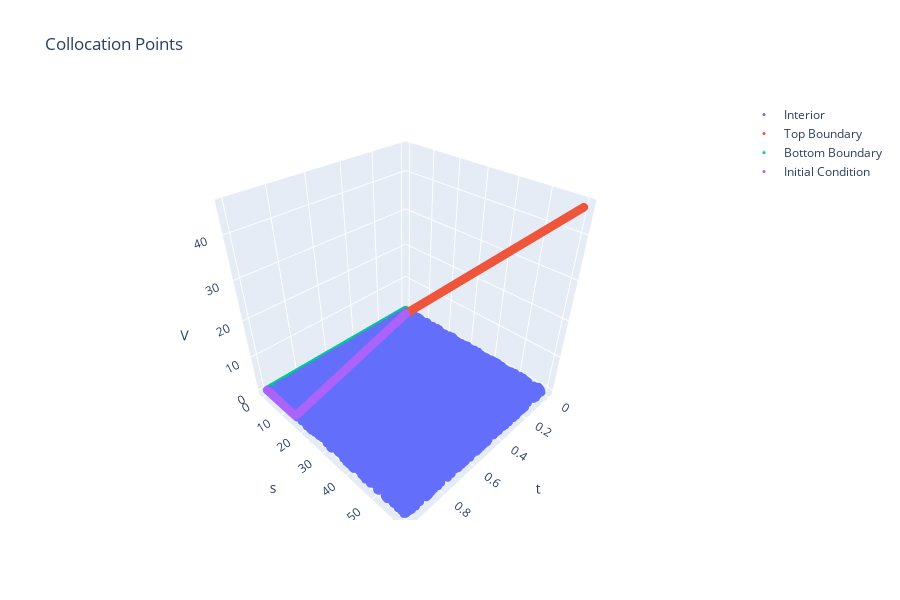

Write notebook code for a chart like this one.
### Markdown cell above
Visually, this is how our domain looks like:

### Code cell
scatter = go.Scatter3d(
    x=inner_samples[0],
    y=inner_samples[1],
    z=inner_samples[3],
    mode='markers',
    marker=dict(
        size=3,
    ),
    name='Interior'
)

scatter2 = go.Scatter3d(
    x=top_samples[0],
    y=top_samples[1],
    z=top_samples[3],
    mode='markers',
    marker=dict(
        size=3,
    ),
    name='Top Boundary'
)

scatter3 = go.Scatter3d(
    x=bottom_samples[0],
    y=bottom_samples[1],
    z=bottom_samples[3],
    mode='markers',
    marker=dict(
        size=3,
    ),
    name='Bottom Boundary'
)

scatter4 = go.Scatter3d(
    x=initial_samples[0],
    y=initial_samples[1],
    z=initial_samples[3],
    mode='markers',
    marker=dict(
        size=3,
    ),
    name='Initial Condition'
)

fig = go.Figure(data=[scatter, scatter2, scatter3, scatter4])
fig.update_layout(
    title='Collocation Points',
    scene=dict(xaxis_title='t', yaxis_title='s', zaxis_title='V'),
    autosize=True,
    height=600,
)
fig.show()

### Figure 1 — Plotly figure (JSON) as saved in the notebook; plotly's stock layout.template omitted (floating-point values rounded to 4 significant figures; data arrays with more than 128 entries replaced by an {"elided": "..."} marker saying what was removed)
{"data": [{"marker": {"size": 3}, "mode": "markers", "name": "Interior", "type": "scatter3d", "x": {"elided": "10000 float values"}, "y": {"elided": "10000 float values"}, "z": {"elided": "10000 float values"}}, {"marker": {"size": 3}, "mode": "markers", "name": "Top Boundary", "type": "scatter3d", "x": {"elided": "10000 float values"}, "y": {"elided": "10000 float values"}, "z": {"elided": "10000 float values"}}, {"marker": {"size": 3}, "mode": "markers", "name": "Bottom Boundary", "type": "scatter3d", "x": {"elided": "10000 float values"}, "y": {"elided": "10000 float values"}, "z": {"elided": "10000 float values"}}, {"marker": {"size": 3}, "mode": "markers", "name": "Initial Condition", "type": "scatter3d", "x": {"elided": "10000 float values"}, "y": {"elided": "10000 float values"}, "z": {"elided": "10000 float values"}}], "layout": {"autosize": true, "height": 600, "scene": {"xaxis": {"title": {"text": "t"}}, "yaxis": {"title": {"text": "s"}}, "zaxis": {"title": {"text": "V"}}}, "title": {"text": "Collocation Points"}}}
